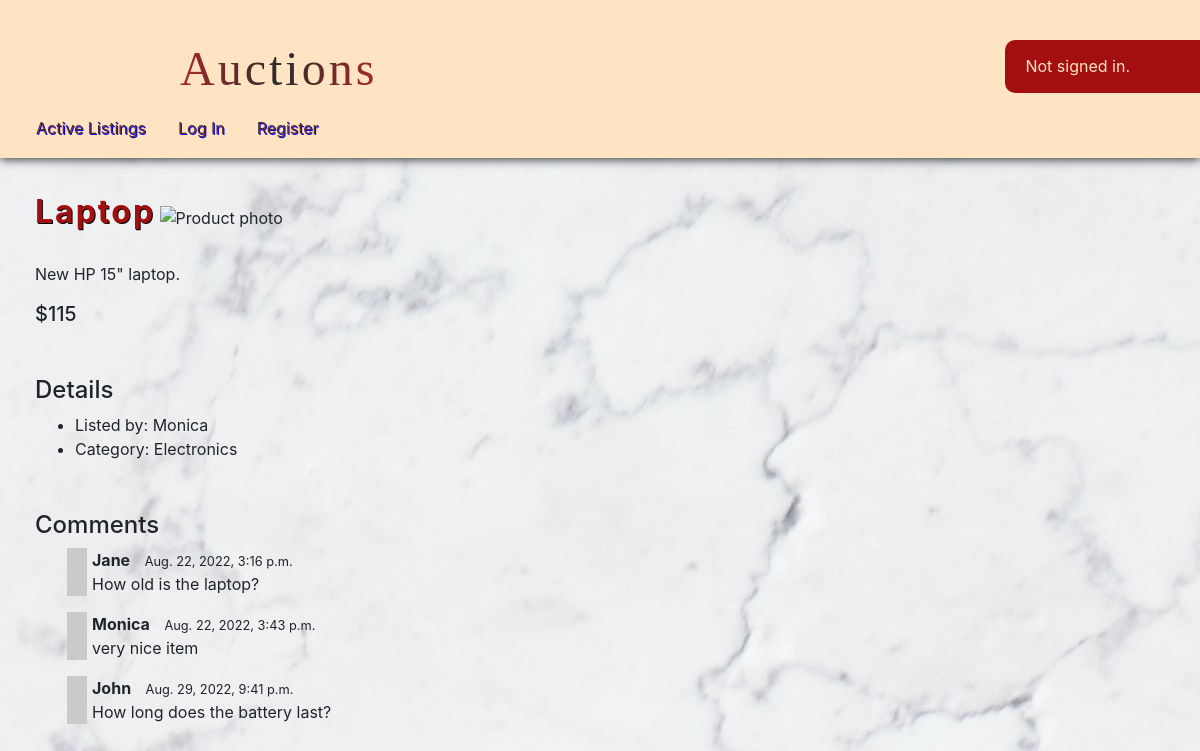
/listing/3, run on the app's committed database.
### auctions/models.py (models this page shows, shortened)
class Listing(models.Model):
    user = models.ForeignKey(User, on_delete=models.CASCADE, related_name="users_listings")
    title = models.CharField(max_length=64)
    description = models.TextField(max_length=264)
    price = models.IntegerField()
    actual_price = models.IntegerField()
    url = models.URLField()
    category = models.ForeignKey(Category, on_delete=models.CASCADE, related_name="listings_in_category")
    timestamp = models.DateTimeField()
    status = models.BooleanField(default=True)

class User(AbstractUser):
    pass

class Category(models.Model):
    category = models.CharField(max_length=32)
    class Meta:
        ordering = ["category"]
    def __str__(self):
        return f"{self.category}"

class Comment(models.Model):
    user = models.ForeignKey(User, on_delete=models.CASCADE)
    listing = models.ForeignKey(Listing, on_delete=models.CASCADE)
    text = models.CharField(max_length=128)
    timestamp = models.DateTimeField()

### auctions/views.py (the view)
# urls.py: path("listing/<str:listing_id>", views.listing, name="listing"),
def listing(request, listing_id):
    user = request.user
    count = util.watchlist_count(user)
    listing = Listing.objects.get(pk=listing_id)
    listing_user = listing.user
    bids_count = util.bids_count(listing_id)
    price = listing.actual_price
    comments = Comment.objects.filter(listing_id=listing_id)
    if user == listing_user:
        creator = True
    else:
        creator = False
    if listing.status == False:
        winner = util.winner(listing_id, user)
        if winner:
            msg = "Congratulations! You've won the auction!"
            victory = True
        else:
            msg = False
            victory = True
    else:
        winner = False
        victory = False
        msg = False
    return render(request, "auctions/listing.html", {
        "comment_form": Comment_form(),
        "comments": comments,
        "listing": listing,
        "count": count,
        "bids_count": bids_count,
        "price": price,
        "creator": creator,
        "winner": winner,
        "msg": msg,
        "victory": victory
    })

### auctions/util.py (called while the page is built, shortened)
def watchlist_count(user):
    user_check = User.objects.filter(username=user)
    return None

def bids_count(listing_id):
    biditem_check = BidItem.objects.filter(listing_id=listing_id)
    if biditem_check.exists():
        bid_item_object = BidItem.objects.get(listing_id=listing_id)
        bids_count = bid_item_object.bids.all().count()
        return bids_count
    return 0

### auctions/templates/auctions/listing.html (shortened to what this page needs)
{% extends "auctions/layout.html" %}
{% block body %}
<div class="sub-body">
  <h2>{{ listing.title }}</h2>
  <img src="{{ listing.url }}" alt="Product photo" />
  <p>{{ listing.description | linebreaks }}</p>
  <h5>${{ price }}</h5>
  <h4>Details</h4>
  <ul>
    <li>Listed by: {{ listing.user }}</li>
    <li>Category: {{ listing.category }}</li>
  </ul>
  <h4>Comments</h4>
  {% for comment in comments %}
  <div class="comment_div">
    <p>
      <span class="comment_user">{{ comment.user }}</span>
      <span class="comment_timestamp">{{ comment.timestamp }}</span><br />
      <span>{{ comment.text }}</span>
    </p>
  </div>
  {% endfor %}
  {% endblock %}

### auctions/templates/auctions/layout.html (shortened to what this page needs)
{% load static %}
<!DOCTYPE html>
<html lang="en">
  <head>
    <link
      rel="stylesheet"
      href="https://stackpath.bootstrapcdn.com/bootstrap/4.4.1/css/bootstrap.min.css"
    />
    <link href="{% static 'auctions/styles.css' %}" rel="stylesheet" />
  </head>
  <body>
    <div class="nav_div">
      <div class="signed_div">
        <div class="frame_div">
          <iframe
            src="https://giphy.com/embed/XgfBSOF9E3YrBCOkO6"
            frameborder="0"
            class="giphy-embed"
          ></iframe>
        </div>
        <h1>Auctions</h1>
        <div class="user-div">
          {% if user.is_authenticated %} Signed in as
          <strong>{{ user.username }}</strong>
          {% else %} Not signed in.
          {% endif %}
        </div>
      </div>
    </div>
    <div class="nav">
      <li class="nav-item">
        <a class="nav-link" href="{% url 'index' %}">Active Listings</a>
      </li>
      {% if user.is_authenticated %}
      <li class="nav-item">
        <a class="nav-link" href="{% url 'categories' %}">Categories</a>
      </li>
      <li class="nav-item">
        <a class="nav-link" href="{% url 'watchlist' %}"
          >Watchlist {% if count %}
          <span class="watchlist_span">{{ count }}</span>
          {% endif %}
        </a>
      </li>
      <li class="nav-item">
        <a class="nav-link" href="{% url 'createlisting' %}">Create listing</a>
      </li>
      <li class="nav-item">
        <a class="nav-link" href="{% url 'logout' %}">Log Out</a>
      </li>
      {% else %}
      <li class="nav-item">
        <a class="nav-link" href="{% url 'login' %}">Log In</a>
      </li>
      <li class="nav-item">
        <a class="nav-link" href="{% url 'register' %}">Register</a>
      </li>
      {% endif %}
    </div>
    {% block body %} {% endblock %}
  </body>
</html>

### auctions/static/auctions/styles.css (style rules this page uses)
body { background: url("bg.jpg") repeat right top; background-attachment: fixed; }
img { max-height: 300px; object-fit: cover; }
a { text-decoration: none; }
h1 { margin: 30px 150px 0; font-family: "Cinzel Decorative", cursive; font-size: 3em; letter-spacing: 3px; background: linear-gradient( to right, rgb(167, 41, 41), rgb(45, 44, 44), rgb(167, 41, 41) ); -webkit-background-clip: text; -webkit-text-fill-color: transparent; }
h2 { color: rgb(163, 15, 15); margin-bottom: 15px; font-weight: bold; display: inline-block; text-shadow: 1px 1px black; letter-spacing: 2px; }
h4 { margin-top: 50px; }
.giphy-embed { width: 200%; height: 200%; position: absolute; }
.frame_div { width: 5%; height: 0; padding-bottom: 3%; position: absolute; }
.nav { padding: 10px 20px; background-color: bisque; box-shadow: 0 1px 10px; position: sticky; top: 0; z-index: 1; }
.nav_div { padding: 10px 30px 0px; background-color: bisque; position: relative; z-index: 2; }
.user-div { display: flex; float: right; flex-direction: column; text-align: end; justify-content: center; align-content: center; background-color: rgb(163, 15, 15); margin: 30px -30px 5px 0; padding: 10px 70px 10px 20px; border-top-left-radius: 10px; border-bottom-left-radius: 10px; color: bisque; }
.signed_div { display: flex; justify-content: space-between; align-content: stretch; }
.nav-link { color: rgb(91, 44, 44); text-shadow: 1px 1px blue; transition: 1s; }
.sub-body { padding: 35px; position: relative; z-index: 0; }
.comment_user { font-weight: bold; margin-right: 10px; }
.comment_timestamp { font-size: 0.8rem; }
.comment_div { border-left-style: solid; border-width: 20px; border-color: rgb(203, 202, 201); padding-left: 5px; margin-left: 2rem; }

### data on the page
Listing: title "Laptop", description "New HP 15\" laptop.", user "Monica", category "Electronics"
Comment: user "Jane", timestamp "Aug. 22, 2022, 3:16 p.m.", text "How old is the laptop?"
Comment: user "Monica", timestamp "Aug. 22, 2022, 3:43 p.m.", text "very nice item"
Comment: user "John", timestamp "Aug. 29, 2022, 9:41 p.m.", text "How long does the battery last?"

### other printed values
{{ price }} "115"
